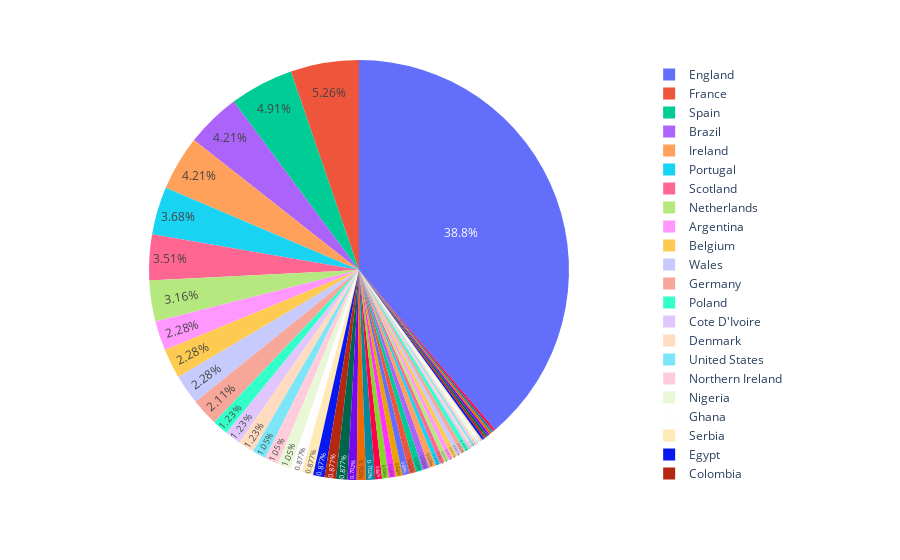

Here is the notebook cell this chart was saved with:
### Code cell
#nationalities

fig=px.pie(df['Nationality'].value_counts(),values=df['Nationality'].value_counts().values,names=df['Nationality'].value_counts().index)
fig.update_traces(textposition='inside')

### Figure 1 — Plotly figure (JSON) as saved in the notebook; plotly's stock layout.template omitted (floating-point values rounded to 4 significant figures)
{"data": [{"domain": {"x": [0, 1], "y": [0, 1]}, "hovertemplate": "label=%{label}<br>value=%{value}<extra></extra>", "labels": ["England", "France", "Spain", "Brazil", "Ireland", "Portugal", "Scotland", "Netherlands", "Argentina", "Belgium", "Wales", "Germany", "Poland", "Cote D'Ivoire", "Denmark", "United States", "Northern Ireland", "Nigeria", "Ghana", "Serbia", "Egypt", "Colombia", "Italy", "Switzerland", "The Democratic Republic Of Congo", "Sweden", "Turkey", "Morocco", "Jamaica", "Senegal", "Mali", "Norway", "Algeria", "Iceland", "Croatia", "Greece", "Paraguay", "Australia", "Cameroon", "Ukraine", "Gabon", "Slovakia", "Bosnia And Herzegovina", "Japan", "Mexico", "Saint Kitts And Nevis", "South Korea", "Guinea", "Romania", "Austria", "Czech Republic", "New Zealand", "Iran", "Burkina Faso", "Zimbabwe", "Uruguay", "Ecuador"], "legendgroup": "", "name": "", "showlegend": true, "textposition": "inside", "type": "pie", "values": [221, 30, 28, 24, 24, 21, 20, 18, 13, 13, 13, 12, 7, 7, 7, 6, 6, 6, 5, 5, 5, 5, 5, 4, 4, 4, 3, 3, 3, 3, 3, 3, 3, 3, 3, 2, 2, 2, 2, 2, 2, 2, 2, 1, 1, 1, 1, 1, 1, 1, 1, 1, 1, 1, 1, 1, 1]}], "layout": {"legend": {"tracegroupgap": 0}, "margin": {"t": 60}}}
